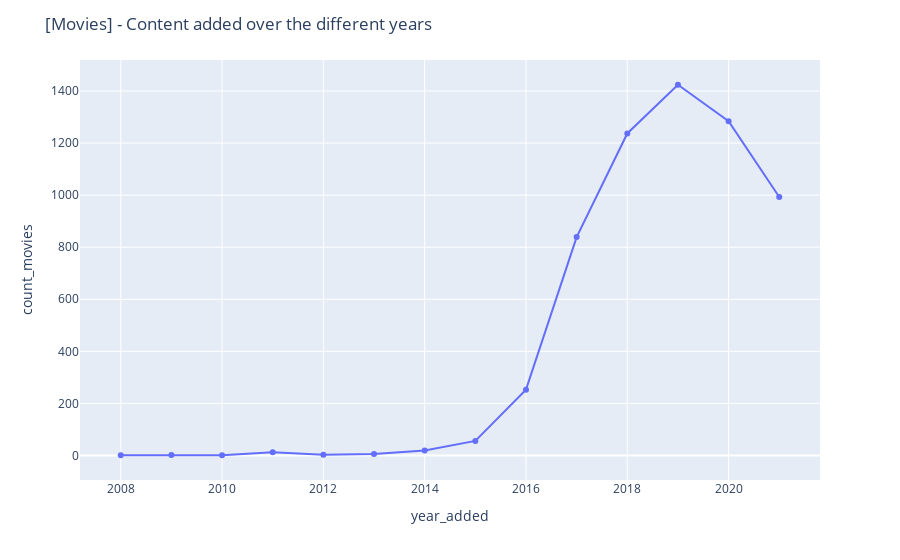

Notebook source saved alongside this figure:
### Code cell
fig = px.scatter(content_movie, x='year_added', y='count_movies')
fig.update_traces(mode="markers+lines")

fig.update_layout(title="[Movies] - Content added over the different years")
fig.show()

### Figure 1 — Plotly figure (JSON) as saved in the notebook; plotly's stock layout.template omitted (floating-point values rounded to 4 significant figures)
{"data": [{"hovertemplate": "year_added=%{x}<br>count_movies=%{y}<extra></extra>", "legendgroup": "", "marker": {"color": "#636efa", "symbol": "circle"}, "mode": "markers+lines", "name": "", "orientation": "v", "showlegend": false, "type": "scatter", "x": [2008, 2009, 2010, 2011, 2012, 2013, 2014, 2015, 2016, 2017, 2018, 2019, 2020, 2021], "xaxis": "x", "y": [1, 2, 1, 13, 3, 6, 19, 56, 253, 839, 1237, 1424, 1284, 993], "yaxis": "y"}], "layout": {"legend": {"tracegroupgap": 0}, "margin": {"t": 60}, "title": {"text": "[Movies] - Content added over the different years"}, "xaxis": {"anchor": "y", "domain": [0, 1], "title": {"text": "year_added"}}, "yaxis": {"anchor": "x", "domain": [0, 1], "title": {"text": "count_movies"}}}}
